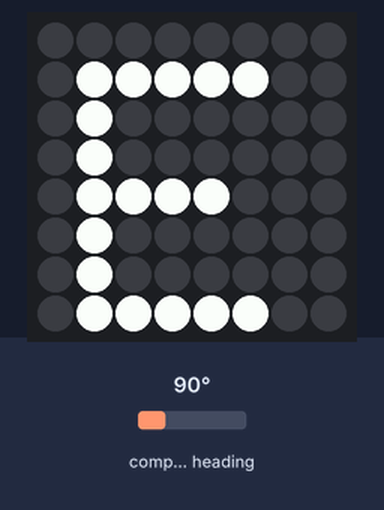
Simulated run of this program. Board: Raspberry Pi (BCM pin numbers) with a Sense HAT. On the bench: the Sense HAT's 8×8 RGB LED matrix. The test bench sets the inputs (shaded band); at power-on: compass heading 90°. What the program prints to the terminal is not drawn.

Above: at 1.2 s.
1.3 s: compass heading set to 132°
2.8 s: compass heading set to 141°
At 4.0 s:
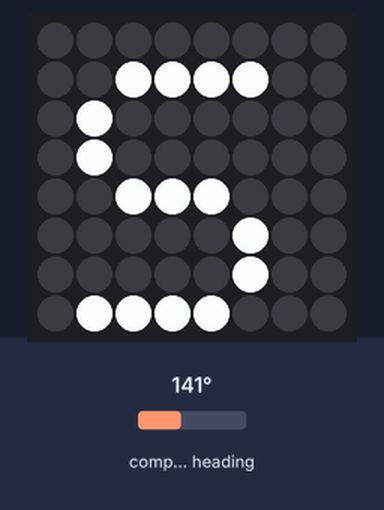
4.3 s: compass heading set to 7°
At 5.2 s:
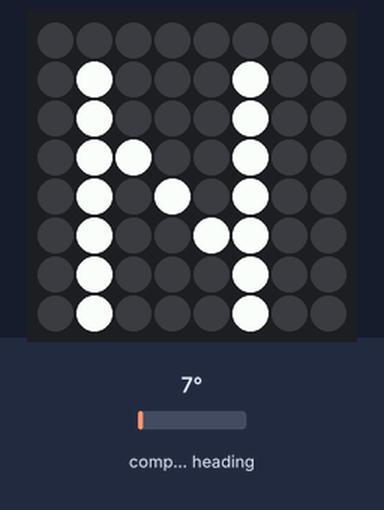
5.8 s: compass heading set to 180°
At 6.5 s:
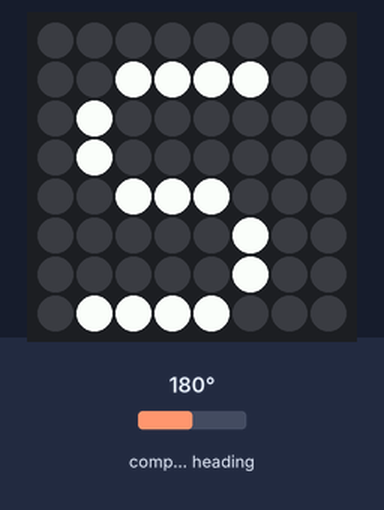
Timing chart, 0 to 7.1 s (numbered marks = the images above; inputs shaded):
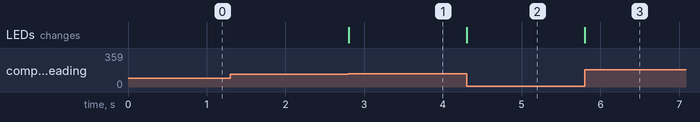

The program:

compass.py
```python
from sense_hat import SenseHat

s = SenseHat()
s.set_rotation(90)

while True:
    deg = s.get_compass()
    print(deg)
    if deg < 45 or deg > 315:
        s.show_letter("N")
    elif deg < 135:
        s.show_letter("E")
    elif deg < 225:
        s.show_letter("S")
    else:
        s.show_letter("W")
        
```

Measured:
- the behaviour switches between 134 and 135° on compass heading (found by bisection; images 0 and 1)
- after the input at 2.8 s, the LEDs: change at once (image 1)
- after the input at 4.3 s, the LEDs: change at once (image 2)
- after the input at 5.8 s, the LEDs: change at once (image 3)
